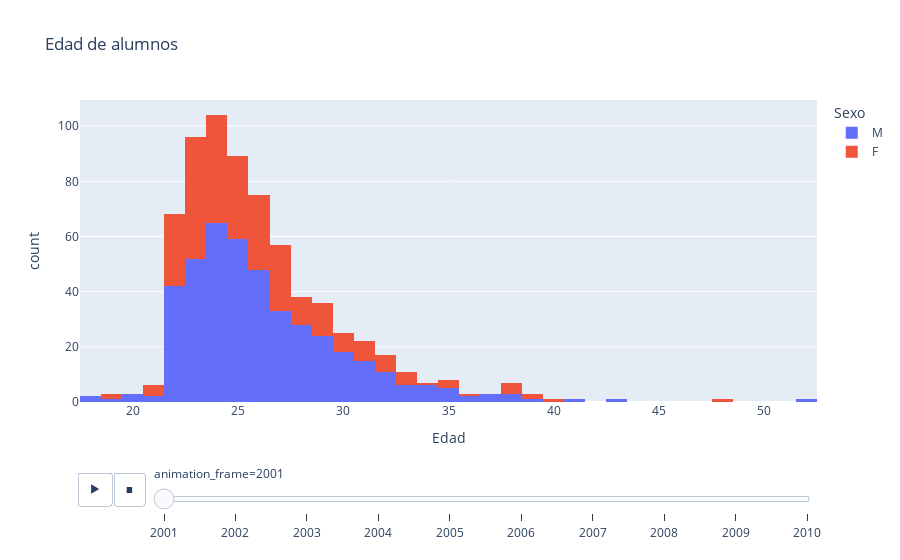

Write notebook code for a chart like this one.
### Code cell
px.histogram(df_ALUCarrera, 
            x="Edad", 
            title='Edad de alumnos',
            color='Sexo',
            animation_frame=df_ALUCarrera['Año_Ingreso'].sort_values())

### Figure 1 — Plotly figure (JSON) as saved in the notebook; plotly's stock layout.template omitted (floating-point values rounded to 4 significant figures; data arrays with more than 128 entries replaced by an {"elided": "..."} marker saying what was removed)
{"data": [{"alignmentgroup": "True", "bingroup": "x", "hovertemplate": "Sexo=M<br>animation_frame=2001<br>Edad=%{x}<br>count=%{y}<extra></extra>", "legendgroup": "M", "marker": {"color": "#636efa", "pattern": {"shape": ""}}, "name": "M", "offsetgroup": "M", "orientation": "v", "showlegend": true, "type": "histogram", "x": {"elided": "432 int values"}, "xaxis": "x", "yaxis": "y"}, {"alignmentgroup": "True", "bingroup": "x", "hovertemplate": "Sexo=F<br>animation_frame=2001<br>Edad=%{x}<br>count=%{y}<extra></extra>", "legendgroup": "F", "marker": {"color": "#EF553B", "pattern": {"shape": ""}}, "name": "F", "offsetgroup": "F", "orientation": "v", "showlegend": true, "type": "histogram", "x": {"elided": "258 int values"}, "xaxis": "x", "yaxis": "y"}], "layout": {"barmode": "relative", "legend": {"title": {"text": "Sexo"}, "tracegroupgap": 0}, "sliders": [{"active": 0, "currentvalue": {"prefix": "animation_frame="}, "len": 0.9, "pad": {"b": 10, "t": 60}, "steps": [{"args": [["2001"], {"frame": {"duration": 0, "redraw": true}, "fromcurrent": true, "mode": "immediate", "transition": {"duration": 0, "easing": "linear"}}], "label": "2001", "method": "animate"}, {"args": [["2002"], {"frame": {"duration": 0, "redraw": true}, "fromcurrent": true, "mode": "immediate", "transition": {"duration": 0, "easing": "linear"}}], "label": "2002", "method": "animate"}, {"args": [["2003"], {"frame": {"duration": 0, "redraw": true}, "fromcurrent": true, "mode": "immediate", "transition": {"duration": 0, "easing": "linear"}}], "label": "2003", "method": "animate"}, {"args": [["2004"], {"frame": {"duration": 0, "redraw": true}, "fromcurrent": true, "mode": "immediate", "transition": {"duration": 0, "easing": "linear"}}], "label": "2004", "method": "animate"}, {"args": [["2005"], {"frame": {"duration": 0, "redraw": true}, "fromcurrent": true, "mode": "immediate", "transition": {"duration": 0, "easing": "linear"}}], "label": "2005", "method": "animate"}, {"args": [["2006"], {"frame": {"duration": 0, "redraw": true}, "fromcurrent": true, "mode": "immediate", "transition": {"duration": 0, "easing": "linear"}}], "label": "2006", "method": "animate"}, {"args": [["2007"], {"frame": {"duration": 0, "redraw": true}, "fromcurrent": true, "mode": "immediate", "transition": {"duration": 0, "easing": "linear"}}], "label": "2007", "method": "animate"}, {"args": [["2008"], {"frame": {"duration": 0, "redraw": true}, "fromcurrent": true, "mode": "immediate", "transition": {"duration": 0, "easing": "linear"}}], "label": "2008", "method": "animate"}, {"args": [["2009"], {"frame": {"duration": 0, "redraw": true}, "fromcurrent": true, "mode": "immediate", "transition": {"duration": 0, "easing": "linear"}}], "label": "2009", "method": "animate"}, {"args": [["2010"], {"frame": {"duration": 0, "redraw": true}, "fromcurrent": true, "mode": "immediate", "transition": {"duration": 0, "easing": "linear"}}], "label": "2010", "method": "animate"}], "x": 0.1, "xanchor": "left", "y": 0, "yanchor": "top"}], "title": {"text": "Edad de alumnos"}, "updatemenus": [{"buttons": [{"args": [null, {"frame": {"duration": 500, "redraw": true}, "fromcurrent": true, "mode": "immediate", "transition": {"duration": 500, "easing": "linear"}}], "label": "&#9654;", "method": "animate"}, {"args": [[null], {"frame": {"duration": 0, "redraw": true}, "fromcurrent": true, "mode": "immediate", "transition": {"duration": 0, "easing": "linear"}}], "label": "&#9724;", "method": "animate"}], "direction": "left", "pad": {"r": 10, "t": 70}, "showactive": false, "type": "buttons", "x": 0.1, "xanchor": "right", "y": 0, "yanchor": "top"}], "xaxis": {"anchor": "y", "domain": [0, 1], "title": {"text": "Edad"}}, "yaxis": {"anchor": "x", "domain": [0, 1], "title": {"text": "count"}}}}
